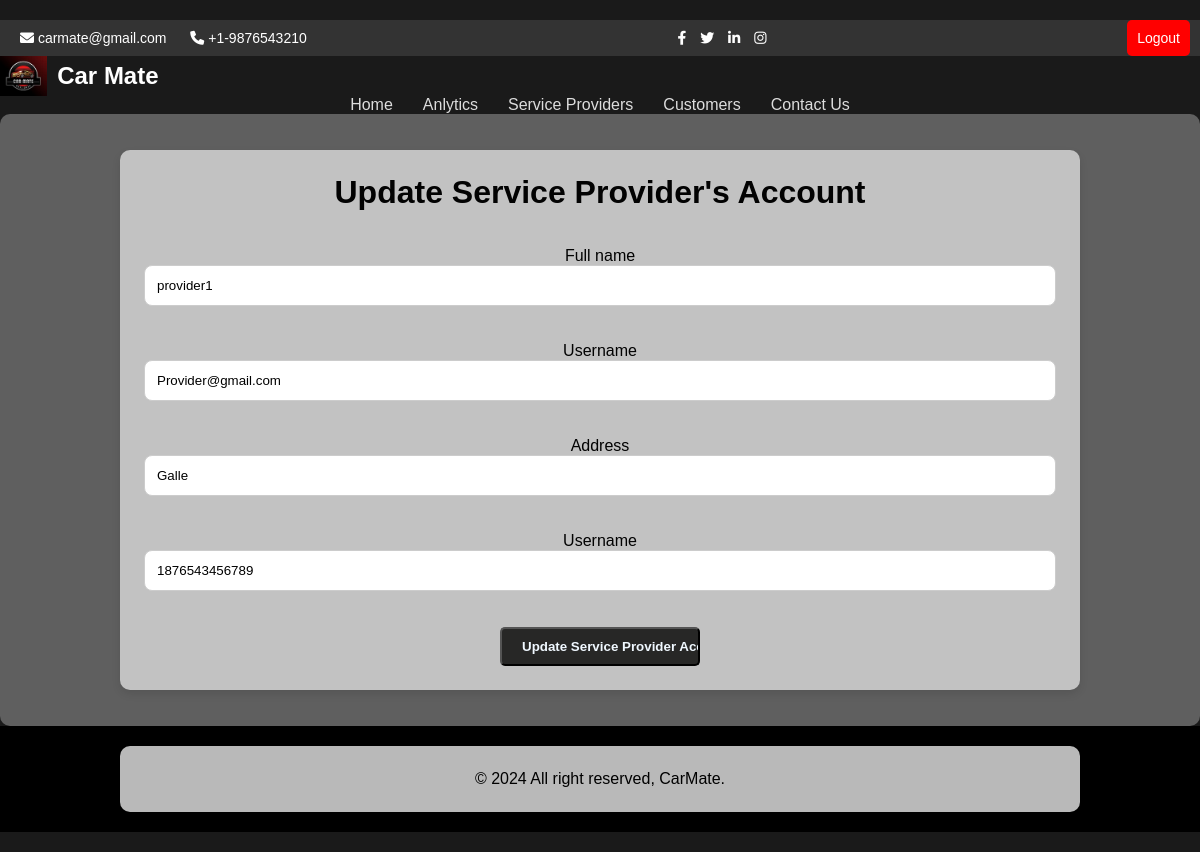
The page /admin/update-sp.php?ID=3 on the database its author committed.
### tables this page shows
CREATE TABLE `provider` (
  `id` int(255) NOT NULL,
  `name` varchar(255) NOT NULL,
  `email` varchar(255) NOT NULL,
  `username` varchar(255) NOT NULL,
  `password` varchar(255) NOT NULL,
  `address` varchar(255) NOT NULL,
  `contact` varchar(255) NOT NULL
);

### Admin/update-sp.php (the view, shortened to what this page needs)
<?php
include('partials/Menu.php');?>
<div class="Main-content">
    <div class="wrapper">
        <h1>Update Service Provider's Account</h1><br><br>
        <?php
        $ID=$_GET['ID'];
        $sql="SELECT*FROM provider WHERE id=$ID";
        $res=mysqli_query($conn,$sql);
        if($res==true)
        {
            $count = mysqli_num_rows($res);
            if ($count==1)
            {
              $row = mysqli_fetch_assoc($res);
              $full_name=$row['name'];
              $username = $row['username'];
              $address=$row['address'];
              $contact = $row['contact'];
            } else{
                header('location:'.SITEURL.'admin/Service-provider.php');
            }
        }
        ?>
        <form action="" method="POST" class="text-center">
                <div class="field input" >
                <label for="full_name">Full name</label>
                <input type="text" name="full_name" id="full_name" value="<?php echo $full_name;?>"required>
                </div>
                <br>
                <br>
                <div class="field input" >
                <label for="username">Username</label>
                <input type="text" name="username" id="username" value="<?php echo $username;?>"required>
                </div>
                <br>
                <br>
                <div class="field input" >
                <label for="address">Address</label>
                <input type="text" name="address" id="address" value="<?php echo $address;?>"required>
                </div>
                <br>
                <br>
                <div class="field input" >
                <label for="contact">Username</label>
                <input type="text" name="contact" id="contact" value="<?php echo $contact;?>"required>
                </div>
                <br>
                <br>
                <input type="submit" name = "submit" value="Update Service Provider Account" class = "btn-primary">
        </form>
    </div>
</div>
<?php
include('partials/Footer.php');
?>

### Admin/Admin.css (style rules this page uses)
* { margin: 0; padding: 0; box-sizing: border-box; font-family: Arial, sans-serif; }
body { background: linear-gradient(rgba(85, 85, 85, 0.7), rgba(85, 85, 85, 0.7)), url("../pic/background.jpg"); background-size: cover; background-position: center; background-attachment: fixed; color: #000000; }
.wrapper { padding: 2%; width: 80%; margin: 0 auto; background-color: rgba(206, 206, 206, 0.9); border-radius: 10px; box-shadow: 0 4px 8px rgba(0, 0, 0, 0.1); }
.text-center { text-align: center; }
.main-content { background-color: #5f5f5f; padding: 3% 0; border-radius: 10px; color: #020202; }
input[type="text"], input[type="file"] { width: 100%; padding: 12px; border-radius: 8px; border: 1px solid #ccc; display: inline-block; vertical-align: middle; }
header h1 { margin: 0; }
.btn-primary, .btn-secondary, .btn-tertiary, .btn-primary2,.btn-update,.btn-Service { padding: 10px 20px; width: 200px; color: aliceblue; text-decoration: none; font-weight: bold; justify-content: center; border-radius: 5px; }
.btn-primary { background-color: #272726; }

### rows shown on the page
provider: full_name "provider1", username "Provider@gmail.com", address "Galle", contact "1876543456789"
